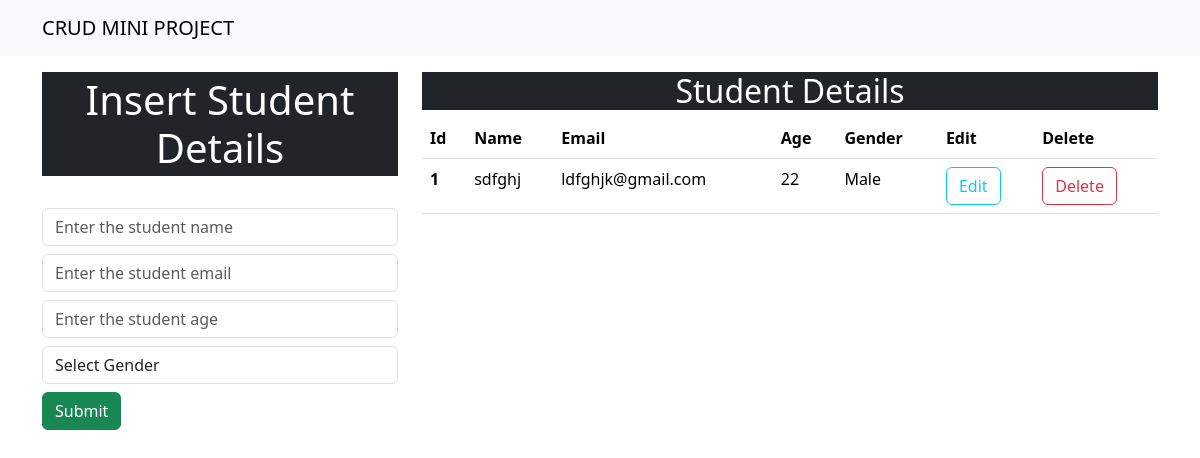
Before: / with the older database file.
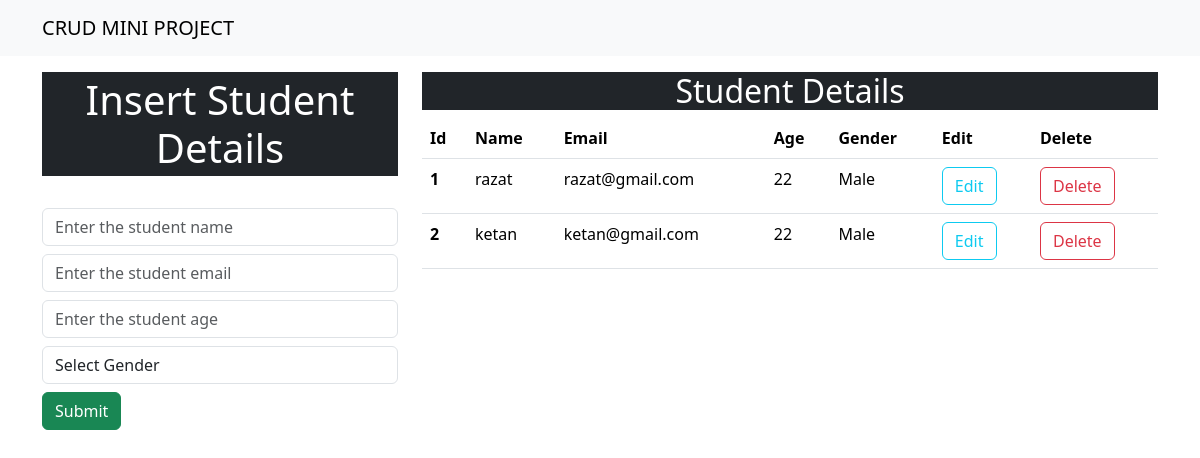
After: the same page with the newer database file.
### app/models.py (models this page shows, shortened)
class Student(models.Model):
    name=models.CharField(max_length=25,blank=False,null=True)
    email=models.EmailField()
    age=models.IntegerField()
    gender=models.CharField(max_length=25,blank=False,null=False)

### app/views.py (the view)
# urls.py: path('',views.index,name='index'),
def index(request):
    data=Student.objects.all()
    next_id=[]
    n=Student.objects.count()
    for i in range(1,n+1):
        next_id.append(i)
    combined=zip(data,next_id)
    context={"combined":combined}
    return render(request,"index.html",context)

### templates/index.html (shortened to what this page needs)
<!DOCTYPE html>
<html lang="en">
  <head>
    <link
      href="https://cdn.jsdelivr.net/npm/bootstrap@5.3.3/dist/css/bootstrap.min.css"
      rel="stylesheet"
    />
  </head>
  <body>
    <nav class="navbar navbar-expand-lg navbar-light bg-light">
      <div class="container">
        <a class="navbar-brand" href="#">CRUD MINI PROJECT</a>
      </div>
    </nav>
    <div class="container mt-3 ml-1">
      <div class="row">
        <div class="col-md-4">
          <h1 class="text-white bg-dark text-center p-1">
            Insert Student Details
          </h1>
          <br />
          <form action="/insert" method="post">
            <div class="form-group">
              <input
                type="text"
                class="form-control"
                placeholder="Enter the student name"
                name="name"
                required
              />
            </div>
            <div class="form-group">
              <input
                type="email"
                class="form-control mt-2"
                placeholder="Enter the student email"
                name="email"
                required
              />
            </div>
            <div class="form-group">
              <input
                type="number"
                class="form-control mt-2"
                placeholder="Enter the student age"
                name="age"
                required
              />
            </div>
            <div class="form-group mt-2">
              <select id="gender" class="form-control" name="gender" required>
                <option selected>Select Gender</option>
              </select>
            </div>
            <div class="d-grip gap2">
              <button class="btn btn-success mt-2">Submit</button>
            </div>
          </form>
        </div>
        <div class="col-md-8">
          <h2 class="text-center text-white bg-dark">Student Details</h2>
          <table class="table">
            <thead>
              <tr>
                <th scope="col">Id</th>
                <th scope="col">Name</th>
                <th scope="col">Email</th>
                <th scope="col">Age</th>
                <th scope="col">Gender</th>
                <th scope="col">Edit</th>
                <th scope="col">Delete</th>
              </tr>
            </thead>
            <tbody>
              {% for d,id in combined %}
              <tr>
                <th scope="row">{{id}}</th>
                <td>{{d.name}}</td>
                <td>{{d.email}}</td>
                <td>{{d.age}}</td>
                <td>{{d.gender}}</td>
                <td>
                  <a
                    type="button"
                    href="/update/{{d.id}}"
                    class="btn btn-outline-info"
                    >Edit</a
                  >
                </td>
                <td>
                  <a
                    type="button"
                    href="/delete/{{d.id}}"
                    class="btn btn-outline-danger"
                    >Delete</a
                  >
                </td>
              </tr>
              {% endfor %}
            </tbody>
          </table>
        </div>
      </div>
    </div>
  </body>
</html>

Changed rows visible on the page:
removed Student: id "1", name "sdfghj", email "ldfghjk@gmail.com", age "22", gender "Male"
added Student: id "1", name "razat", email "razat@gmail.com", age "22", gender "Male"
added Student: id "2", name "ketan", email "ketan@gmail.com", age "22", gender "Male"
